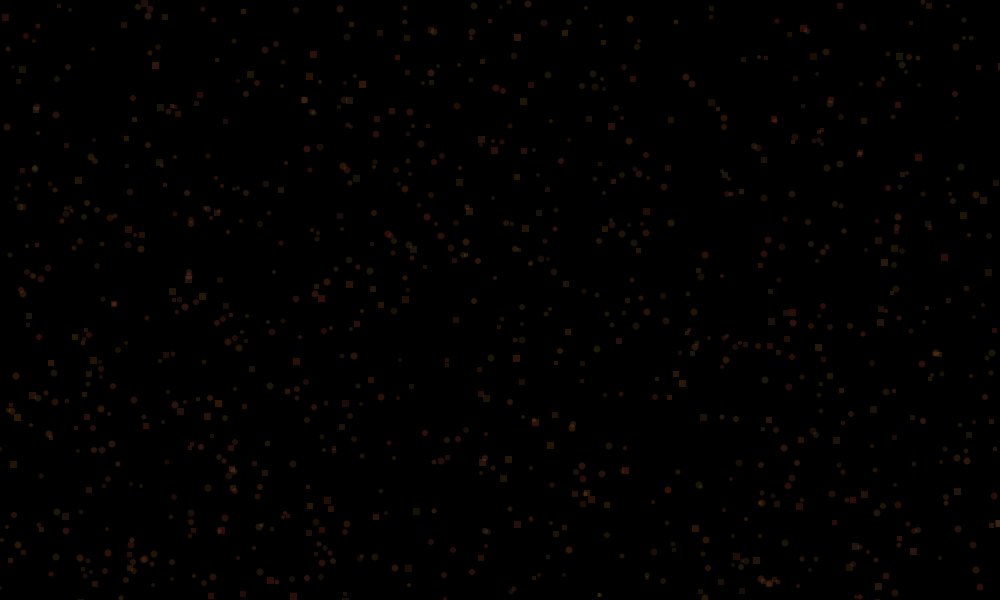
Frame 1 (no input)
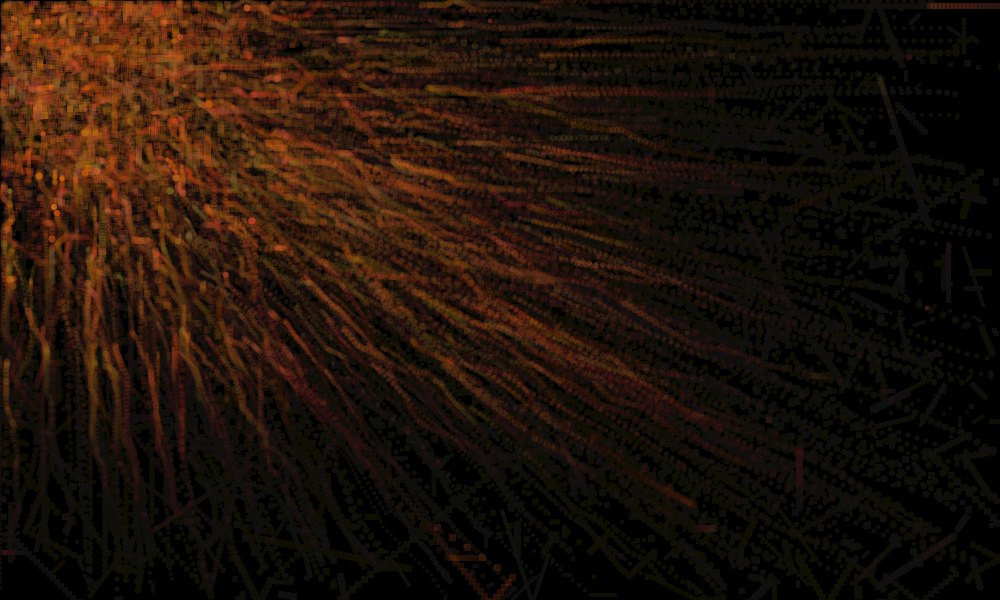
Frame 60 (the mouse pressed at the canvas centre just before this capture)
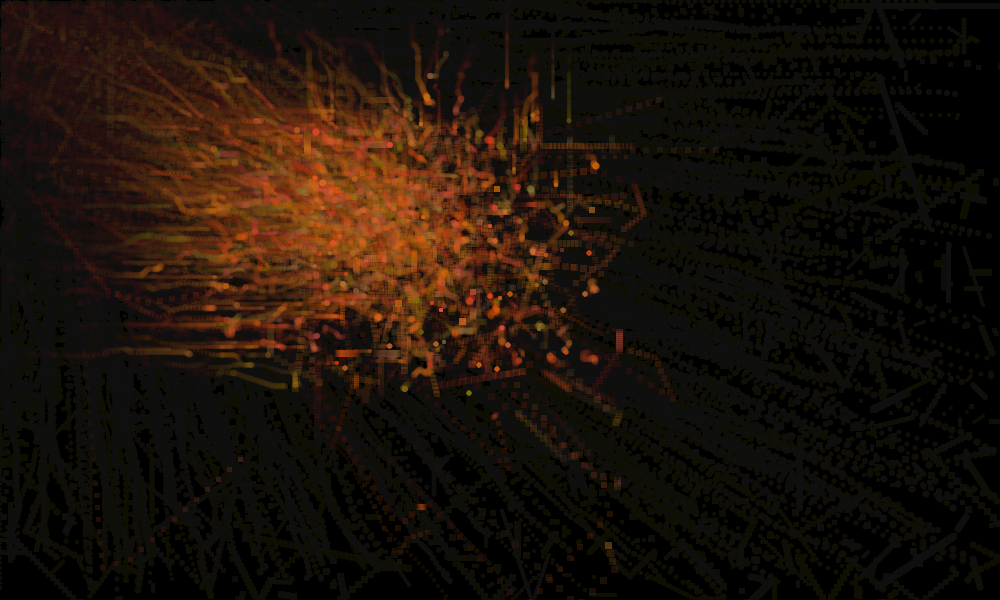
Frame 120 (the mouse held since frame 60 and released just before this capture)

The Processing sketch that drew these frames (run headless with seeded random() and noise(); from frame 60 on, the mouse is pressed at the canvas centre):

// Processing sketch: processing_126917
// ── processing_126917.pde


int s=1000;
int s2=600;
//how many pixels each cell is - square

int n=1000;
int[] x=new int[n];
int[] y=new int[n];
int[] dx=new int[n];
int[] dy=new int[n];
int[] c=new int[n];
int[] f=new int[n];
int[] t=new int[n];
//frame rate
int rate=32;




void setup() 
{


  frameRate(rate);

  noStroke();


  for (int i=0;i<x.length;i++) {
    x[i]=int(random(s));
    y[i]=int(random(s2));
    t[i]=int(random(1,4));
    if (t[i]==1){
        c[i]=color(0, random(256),0,48);
    }
       if (t[i]==2){
       c[i]=color(0, random(256),0,48);
    }
        if (t[i]==3){
       c[i]=color(0, random(256),0,48);
    }
   
    c[i]=color(random(128,256),random(64,128),random(64),48);
    
     f[i]=int(random(4,8));
 
  dx[i]=int(random(-1*f[i],1*f[i]));
    dy[i]=int(random(-1*f[i],1*f[i]));
  

  }

  size(1000,600);

  background(0,0,0);
}


void draw()
{
  fill(color(0,0,0,8));
 rect(0,0, s,s2);

  for (int i=0;i<x.length;i++) {
    fill(c[i]);
    if(t[i]==1){
      rect(x[i], y[i], f[i], f[i]);
    };
    if(t[i]==2){
      ellipse(x[i], y[i], f[i], f[i]);
    };
        if(t[i]==3){
     
      ellipse(x[i], y[i], f[i], f[i]);
    };
   change(i);
  
   

   
    x[i]=x[i]+dx[i];
    y[i]=y[i]+dy[i];
     if(x[i]<0){
       dx[i]=dx[i]*-1;
       x[i]=1;
     }
     if(x[i]>s){
       dx[i]=dx[i]*-1;
       x[i]= s-1;
     }
      if(y[i]<0){
       dy[i]=dy[i]*-1;
       y[i]=1;
     }
      if(y[i]>s2){
       dy[i]=dy[i]*-1;
       y[i]=s2-1;
     }
  }

}

void change(int i) {



   if(random(1000)<100*t[i]){
       
    dx[i]=int((mouseX-x[i])/(32*t[i])+random(-1*f[i]/t[i],1*f[i]/t[i]));
      dy[i]=int((mouseY-y[i])/(32*t[i])+random(-1*f[i]/t[i],1*f[i]/t[i]));
   
   }
   
  
}





void keyPressed()
{
  if ( key == 's' ) save(str(millis())+".jpg");
  if ( key == 'r' ) setup();
}
